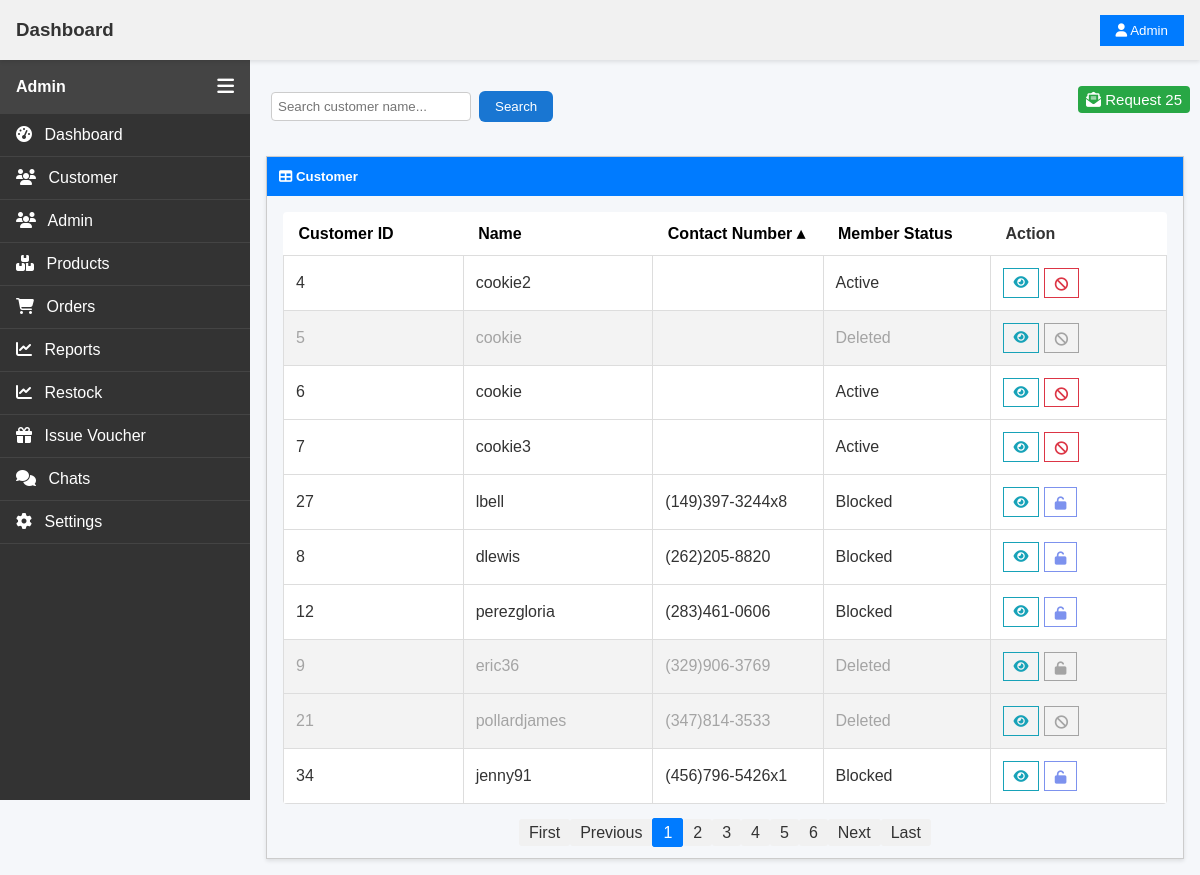
/pages/admin/view_customer.php?sort=phoneNo&dir=asc (signed in), run on an earlier commit of the app's database.
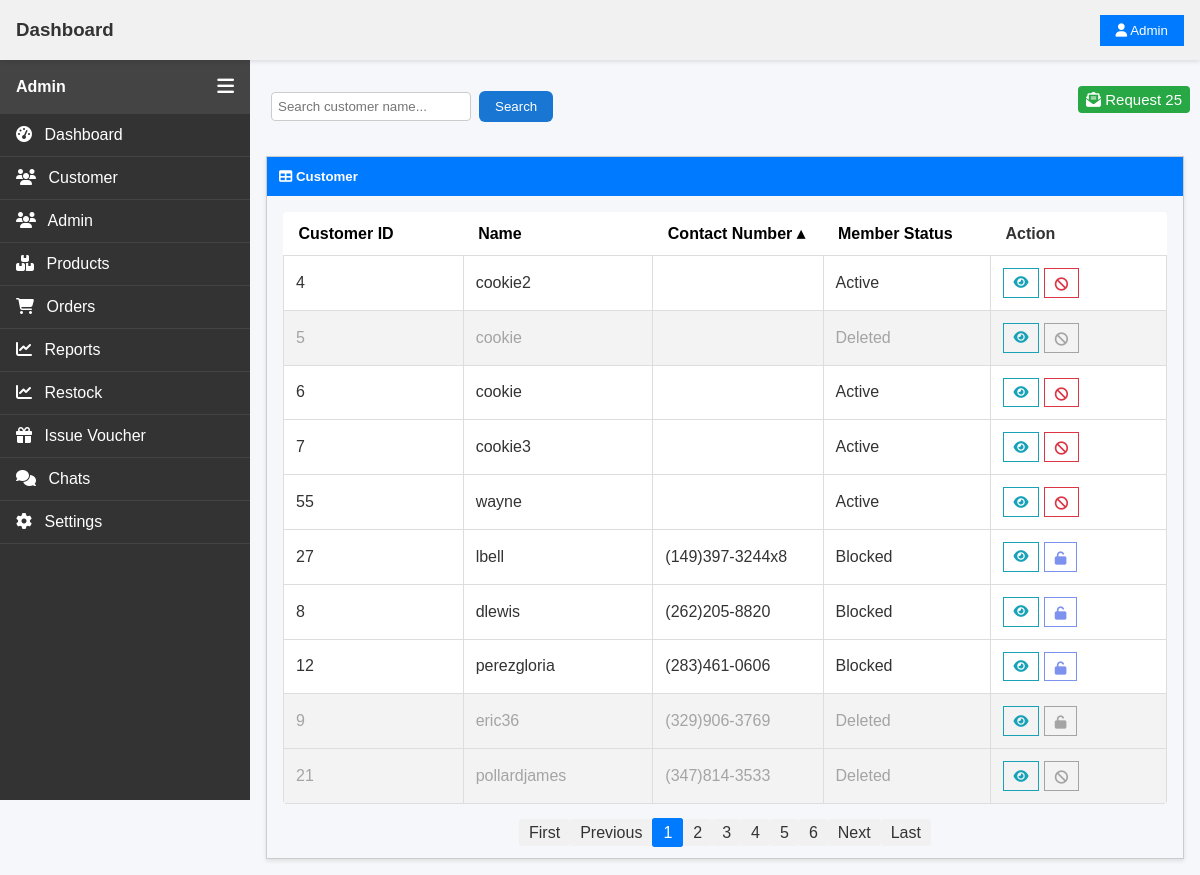
And on a later commit of the database.
### tables this page shows
CREATE TABLE `user` (
  `userID` int(11) NOT NULL,
  `username` varchar(255) NOT NULL,
  `passwordHash` varchar(255) NOT NULL,
  `address` text DEFAULT NULL,
  `birthdate` date DEFAULT NULL,
  `email` varchar(255) NOT NULL,
  `emailVerified` tinyint(1) NOT NULL DEFAULT 0 COMMENT 'tinyint(1) is the same as boolean. 0 is false, 1 is true.',
  `phoneNo` varchar(15) DEFAULT NULL,
  `gender` enum('F','M','R') NOT NULL DEFAULT 'R' COMMENT 'F: Female. \r\nM: Male.\r\nR: Rather not say',
  `profilePic` varchar(255) DEFAULT NULL,
  `bio` varchar(1000) DEFAULT NULL,
  `memberStatus` enum('Active','Blocked') NOT NULL DEFAULT 'Active' COMMENT 'Active: regular registered user. Blocked: barred from admin from logging in.',
  `isDeleted` tinyint(1) NOT NULL DEFAULT 0 COMMENT 'tinyint(1) is the same as boolean. 0 is false, 1 is true.'
);

### pages/admin/view_customer.php (the view, shortened to what this page needs)
<?php
require '../../_base.php';
require_once  "../admin/main.php";
?>
<?php
$fields = [
    'userID' => 'Customer ID',
    'username' => 'Name',
    'phoneNo' => 'Contact Number',
    'memberStatus' => 'Member Status'
];
$username = $_GET['username'] ?? '';
$sort = req('sort');
key_exists($sort,$fields)||$sort='userID';
$dir = req('dir');
in_array($dir,['asc','desc'])||$dir='asc';
$page = req('page', 1);
require_once '../../Pager.php';
$p = new Pager("SELECT * FROM user WHERE username like ? ORDER BY $sort $dir", ["%$username%"], 10, $page);
$arr = $p->result;
$stmA = $_db->prepare("SELECT COUNT(*) AS TotalRequest FROM blockeduser WHERE role ='user' AND status='request'");
$stmA->execute();
$resultA = $stmA->fetch();
?>
<div class="main-content" style="  margin-left: var(--sidebar-width);
margin-top: 50px;
padding: 1rem;">
<div class="searchBar" style="display:flex;">
    <div>
<form class="search-box" method="get">
    <?= html_search('username', 'Search customer name...', 'padding: 6px; border-radius: 4px; border: 1px solid #ccc; width: 200px;') ?>
    <button  type="submit">Search</button>
    </form>
    </div>
    <div style="position: absolute; right: 0;">
    <a href="/pages/admin/view_customer_request.php" class="btn-add"><i class="fa-solid fa-envelope-open-text"></i> Request <?= htmlspecialchars($resultA->TotalRequest) ?></a>
    </div>
</div>
    <div class="container-table">
        <div class="tb-title">
            <h5 style="margin: 0;"><i class="fas fa-table"></i> Customer </h5>
        </div>
        <div style="padding: 1rem;">
            <table class="tb">
                <tr>
                <?php
        sorting($fields, $_GET['sort'] ?? '', $_GET['dir'] ?? '');
        ?>
        <th>Action</th>
                </tr>
                <?php foreach ($arr as $c): ?>
                    <tr class="row <?php if ($c->isDeleted == 1) echo 'deletedAccount' ?>">
                        <td class="content td"><?= $c->userID ?></td>
                        <td class="content td"><?= $c->username ?></td>
                        <td class="content td"><?= $c->phoneNo ?></td>
                        <td class="content td"><?= $c->isDeleted == 1 ? 'Deleted' : $c->memberStatus ?></td>
                        <td class="content td">
                            <div class="action">
                                <button class="action-btn-details" data-get="customer_detail.php?userID=<?= $c->userID ?>"><i class="fas fa-eye"></i></button>
                                <?php if ($c->memberStatus=='Active'): ?>
                                <button <?php if ($c->isDeleted == 1) echo 'disabled' ?>onclick="playSound()" class="action-btn-delete" data-post="/pages/admin/blockCustomer.php?userID=<?= $c->userID ?>" data-confirm="Are you sure you want to block this user?"><i class="fas fa-ban"></i></button>
                                <?php endif ?>
                                <?php if ($c->memberStatus=='Blocked'): ?>
                                <button <?php if ($c->isDeleted == 1) echo 'disabled' ?>onclick="playSound()" class="action-btn-unblocked" data-post="/pages/admin/unblockCustomer.php?userID=<?= $c->userID ?>" data-confirm="Are you sure you want to unblock this user?"><i class="fas fa-unlock"></i></button>
                                <?php endif ?>
                            </div>
                        </td>
                    </tr>
                <?php endforeach ?>
            </table>
            <div class="pagination" style="text-align: center; margin-top: 1rem;">
<?= $p->html("sort=$sort&dir=$dir") ?>
    </div>
        </div>
                                </div>
</div>
<?php
require '../../admin_foot.php';
?>

### pages/admin/main.php (shortened to what this page needs)
<!DOCTYPE html>
<html lang="en" data-theme="light">
<head>
  <link rel="stylesheet" href="https://cdnjs.cloudflare.com/ajax/libs/font-awesome/6.4.0/css/all.min.css">
  <link rel="stylesheet" href="/css/main.css">
  <link rel="stylesheet" href="/css/topbar.css">
  <link rel="stylesheet" href="/css/sidebar.css">
  <link rel="stylesheet" href="/css/admin.css">
  <link rel="stylesheet" href="../../lang.js">
  <?php link_stylesheet($stylesheetArray ?? ''); ?>
</head>
<body>
  <?php include __DIR__ . "/../../admin_topbar.php"; ?>
  <?php include __DIR__ . '/../../admin_sidebar.php'; ?>

### _base.php (shortened to what this page needs)
<?php
$time = time();
function link_stylesheet($stylesheetArray) {
    global $time;
    if (is_array($stylesheetArray)) {
        foreach ($stylesheetArray as $stylesheet) {
            echo "<link rel='stylesheet' href='$stylesheet?v=$time' />";
        }
    }
}
function req($key, $value=null){
    $value = $_REQUEST[$key] ?? $value;
    return is_array($value) ? array_map('trim',$value) : trim($value);
}
try {
    $_db = new PDO('mysql:dbname=web_based_assignment;host=localhost;port=3306', 'root', '', [
        PDO::ATTR_DEFAULT_FETCH_MODE => PDO::FETCH_OBJ,
        PDO::ATTR_ERRMODE => PDO::ERRMODE_EXCEPTION,
    ]);
}
catch (PDOException $e) {
    die("Database error: " . $e->getMessage());
}
if (is_logged_in("admin")) {
    global $_db;
    global $_admin;
    $_admin = $_db->query("SELECT * FROM `admin` WHERE id = '{$_SESSION['adminID']}'")->fetch();
}
function is_logged_in($role, $adminLevel = null): bool {
    if ($role == "user" ) {
        return isset($_SESSION['userID']);
    }
    else if ($role == "admin") {
        if (!$adminLevel) {
            return true;
        }
        global $_admin;
        return $_admin->adminLevel == $adminLevel;
    }
    else {
        return false;
    }
}
function admin_is_level($adminLevel) {
    global $_admin;
    return $_admin->adminLevel == $adminLevel;
}
function html_search($key, $placeholder = 'Search...', $style = '') {
    $value = htmlentities($_GET[$key] ?? '', ENT_QUOTES, 'UTF-8');
    return "<input
                type='text'
                name='$key'
                value='$value'
                placeholder='$placeholder'
                style='$style'>";
}
function sorting($fields, $sort, $dir, $href = '') {
    foreach ($fields as $k => $v) {
        $d = 'asc';
        $c = '';
        if ($k == $sort) {
            $d = ($dir == 'asc') ? 'desc' : 'asc';
            $c = $dir; }
        $queryString = http_build_query(array_merge($_GET, ['sort' => $k, 'dir' => $d]));
        echo "<th><a href='?$queryString' class='$c'>$v</a></th>";
    }
}

### admin_topbar.php (shortened to what this page needs)
<!DOCTYPE html>
<html lang="en">
<head>
  <link rel="stylesheet" href="/css/topbar.css">
</head>
<body>
<div class="topbar">
  <h3>Dashboard</h3>
  <div class="topbar-right">
    <div class="dropdown">
      <button class="dropdown-toggle" type="button">
        <i class="fas fa-user"></i> Admin
      </button>
    </div>
  </div>
</div>

### admin_sidebar.php
<div class="sidebar" id="sidebar">
  <div class="sidebar-header">
    <h4>Admin</h4>
    <button class="sidebar-toggle-btn" id="sidebarToggle">
      <i class="fas fa-bars"></i>
    </button>
  </div>
  <ul class="nav-links">
    <li>
      <a href="/pages/admin/admin_home.php"><i class="fas fa-tachometer-alt"></i> Dashboard</a>
    </li>
    <li>
      <a href="/pages/admin/view_customer.php"><i class="fas fa-users"></i> Customer</a>
    </li>
    <?php if(admin_is_level(adminLevel:"main")):?>
    <li>
      <a href="/pages/admin/admin_Management.php"><i class="fas fa-users"></i> Admin</a>
    </li>
    <?php endif?>
    <li>
      <a href="/pages/admin/product/admin_product.php"><i class="fas fa-boxes"></i> Products</a>
    </li>
    <li>
      <a href="/pages/admin/admin_order.php"><i class="fas fa-shopping-cart"></i> Orders</a>
    </li>
    <li>
      <a href="/pages/admin/product/adminProductAnlysis.php"><i class="fas fa-chart-line"></i> Reports</a>
    </li>
    <li>
      <a href="/pages/admin/product/stock.php"><i class="fas fa-chart-line"></i> Restock </a>
    </li>
    <li>
      <a href="/pages/admin/issueVoucher.php"><i class="fas fa-gift"></i> Issue Voucher </a>
    </li>
    <li>
      <a href="/pages/admin/admin_chat.php"><i class="fas fa-comments"></i> Chats </a>
    </li>
    <li>
      <a href="#"><i class="fas fa-cog"></i> Settings</a>
    </li>
  </ul>
</div>

### pager.php (shortened to what this page needs)
<?php
class Pager {
    public $page;
    public $page_count;
    public function __construct($query, $params, $limit, $page) {
        global $_db;
        $this->limit = ctype_digit($limit) ? max($limit, 1) : 10;
        $this->page = ctype_digit($page) ? max($page, 1) : 1;
        $q = preg_replace('/SELECT.+FROM/', 'SELECT COUNT(*) FROM', $query, 1);
        $stm = $_db->prepare($q);
        $stm->execute($params);
        $this->item_count = $stm->fetchColumn();
        $this->page_count = ceil($this->item_count / $this->limit);
        $offset = ($this->page - 1) * $this->limit;
        $stm = $_db->prepare($query . " LIMIT $offset, $this->limit");
        $stm->execute($params);
        $this->result = $stm->fetchAll();
    }
    public function html($href = '', $attr = '') {
        $prev = max($this->page - 1, 1);
        $next = min($this->page + 1, $this->page_count);
        echo "<nav class='pager' $attr>";
        echo "<a href='?page=1&$href'>First</a>";
        echo "<a href='?page=$prev&$href'>Previous</a>";
        for ($p = 1; $p <= $this->page_count; $p++) {
            $c = $p == $this->page ? 'active' : '';
            echo "<a href='?page=$p&$href' class='$c'>$p</a>";
        }
        echo "<a href='?page=$next&$href'>Next</a>";
        echo "<a href='?page=$this->page_count&$href'>Last</a>";
        echo "</nav>";
    }
}

### admin_foot.php (shortened to what this page needs)
</body>
</html>

### css/main.css (style rules this page uses)
body { margin: 0; padding: 0; font-family: Arial, sans-serif; background-color: #f8f9fa; color: #333; }
.main-content { margin-left: var(--sidebar-width); margin-top: 50px; padding: 1rem; }
.container-table { border: 1px solid #ccc; box-shadow: 0 2px 4px rgba(0,0,0,0.1); }
.tb-title { background-color: #007bff; color: #fff; padding: 0.75rem; }
.tb { width: 100%; border-collapse: collapse; }
.td { padding: 0.75rem; border: 1px solid #ddd; }
.action-btn-details { padding: 0.3rem 0.6rem; border: 1px solid #17a2b8; background: none; cursor: pointer; color: #17a2b8; }
.action-btn-delete { padding: 0.3rem 0.6rem; padding-top: 8px ; border: 1px solid #dc3545; background: none; cursor: pointer; color: #dc3545; }
.action-btn-unblocked { padding: 0.3rem 0.6rem; padding-top: 8px ; border: 1px solid #7d92ee; background: none; cursor: pointer; color: #7d92ee; }
.pagination a { padding: 5px 10px; background: #f1f1f1; text-decoration: none; border-radius: 3px; color: #333; }
.pagination { display: flex; justify-content: center; align-items: center; gap: 5px; }
.pagination .active { background-color: #007bff; color: #fff; border: 1px solid #007bff; }
.search-box { display: flex; align-items: center; gap: 0.5rem; flex: 1; }
.search-box input[type="text"] { padding: 0.5rem 1rem; border-radius: 6px; border: 1px solid #ccc; flex: 1; }
.search-box button { padding: 0.5rem 1rem; border: none; background-color: #1976d2; color: white; border-radius: 6px; cursor: pointer; transition: background-color 0.3s; }

### css/topbar.css (style rules this page uses)
:root { --topbar-height: 60px; }
.topbar { position: fixed; top: 0; left: 0; right: 0; height: var(--topbar-height); background-color: #f1f1f1; color: #333; display: flex; align-items: center; justify-content: space-between; padding: 0 1rem; box-shadow: 0 2px 4px rgba(0, 0, 0, 0.1); z-index: 9999; }
.topbar h3 { margin: 0; }
.topbar-right { display: flex; align-items: center; gap: 1rem; }
.dropdown { position: relative; }
.dropdown-toggle { background: #007bff; color: #fff; border: none; padding: 0.5rem 1rem; cursor: pointer; }

### css/sidebar.css (style rules this page uses)
:root { --sidebar-width: 250px; --topbar-height: 60px; }
.sidebar { position: fixed; top: var(--topbar-height); left: 0; width: var(--sidebar-width); height: calc(100vh - var(--topbar-height)); background-color: #333; color: #fff; transition: all 0.3s; overflow-y: auto; z-index: 9998; }
.sidebar-header { display: flex; justify-content: space-between; align-items: center; background-color: #444; padding: 1rem; }
.sidebar-header h4 { margin: 0; }
.sidebar-toggle-btn { background: none; border: none; color: #fff; font-size: 1.2rem; cursor: pointer; }
.nav-links { list-style: none; padding: 0; margin: 0; }
.nav-links li { border-bottom: 1px solid #444; }
.nav-links li a { display: block; padding: 0.75rem 1rem; color: #fff; text-decoration: none; transition: background-color 0.2s; }
.nav-links li a i { margin-right: 0.5rem; }
.active { background-color: #555; }

### css/admin.css (style rules this page uses)
* { box-sizing: border-box; }
:root { --side-container-width: 150px; }
body { margin: 0; font-family: Arial, sans-serif; }
.main-content { margin-left: var(--sidebar-width); margin-top: 50px; padding: 1rem; }
.container-table { border: 1px solid #ccc; box-shadow: 0 2px 4px rgba(0,0,0,0.1); }
.tb-title { background-color: #007bff; color: #fff; padding: 0.75rem; }
.tb { width: 100%; border-collapse: collapse; }
.td { padding: 0.75rem; border: 1px solid #ddd; }
.action-btn-details { padding: 0.3rem 0.6rem; border: 1px solid #17a2b8; background: none; cursor: pointer; color: #17a2b8; }
.action-btn-delete { padding: 0.3rem 0.6rem; padding-top: 8px ; border: 1px solid #dc3545; background: none; cursor: pointer; color: #dc3545; }
.action-btn-unblocked { padding: 0.3rem 0.6rem; padding-top: 8px ; border: 1px solid #7d92ee; background: none; cursor: pointer; color: #7d92ee; }
.tb th a { color: inherit; display: block; color:black; text-decoration: none; }
.tb th a.asc::after { content: ' ▴'; }

### css/admin_product.css (style rules this page uses)
* { margin: 0; padding: 0; box-sizing: border-box; }
body { font-family: Arial, sans-serif; background-color: #f5f7fa; color: #333; }
.btn-add { background-color: #28a745; }
table { width: 100%; border-collapse: collapse; background-color: #fff; margin-bottom: 20px; border-radius: 4px; overflow: hidden; }
table th, table td { padding: 12px 15px; text-align: left; border-bottom: 1px solid #ddd; }
table th { font-weight: 600; }
.pagination a { padding: 5px 10px; background: #f1f1f1; text-decoration: none; border-radius: 3px; color: #333; }

What changed in the data, as far as the page shows it:
no longer on this page (row unchanged): user: userID "34", username "jenny91", phoneNo "(456)796-5426x1", memberStatus "Blocked"
added user: userID "55", username "wayne", memberStatus "Active"
